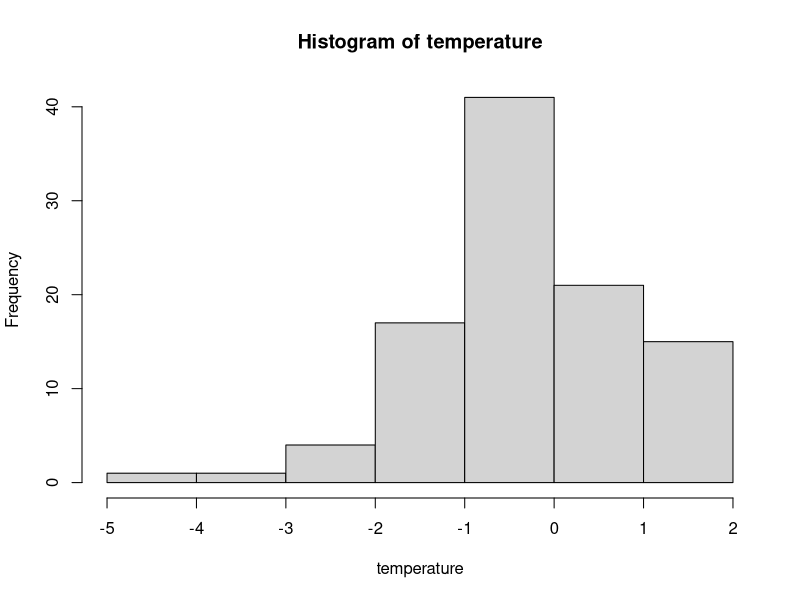
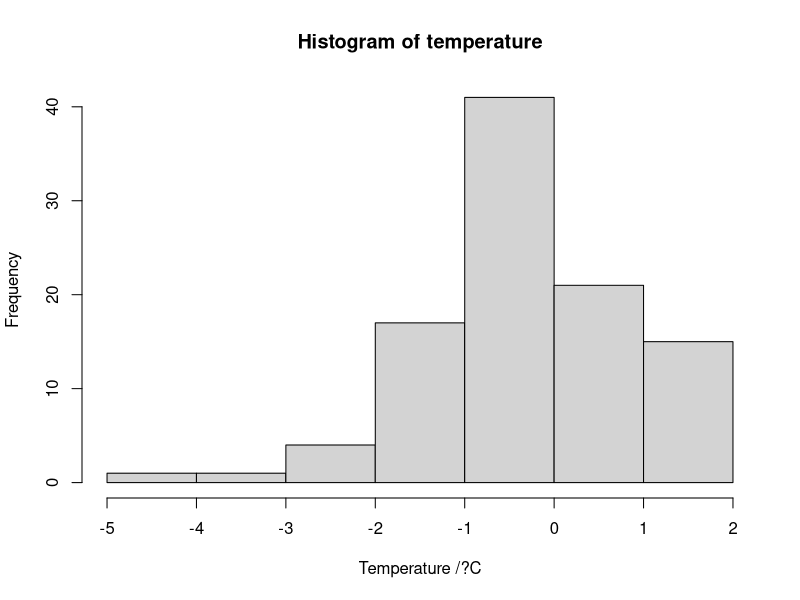
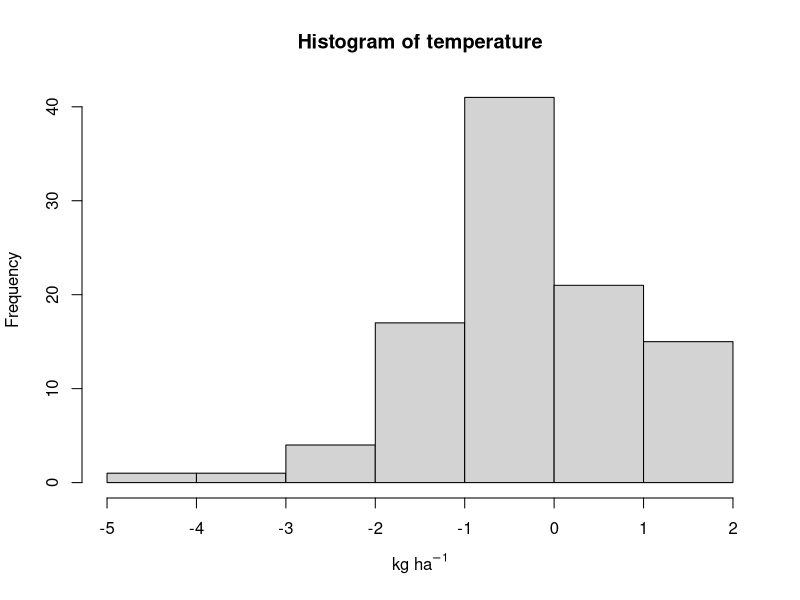
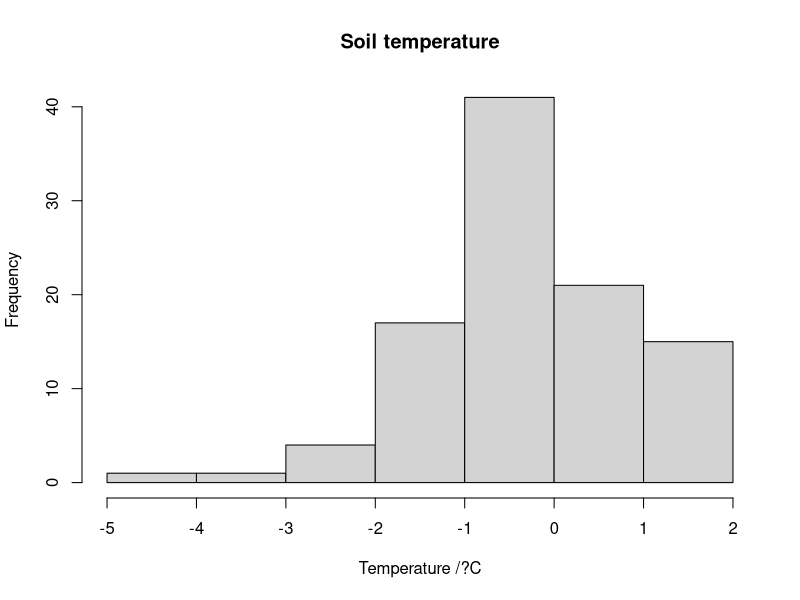
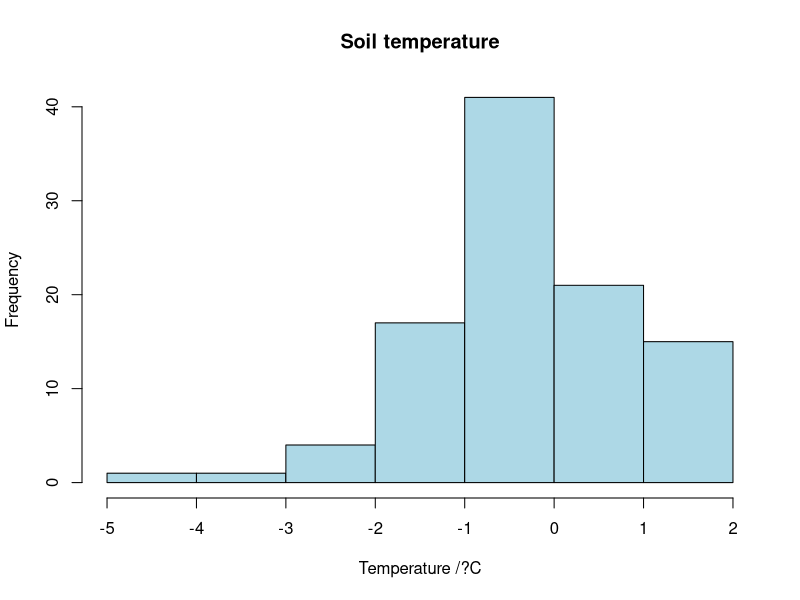
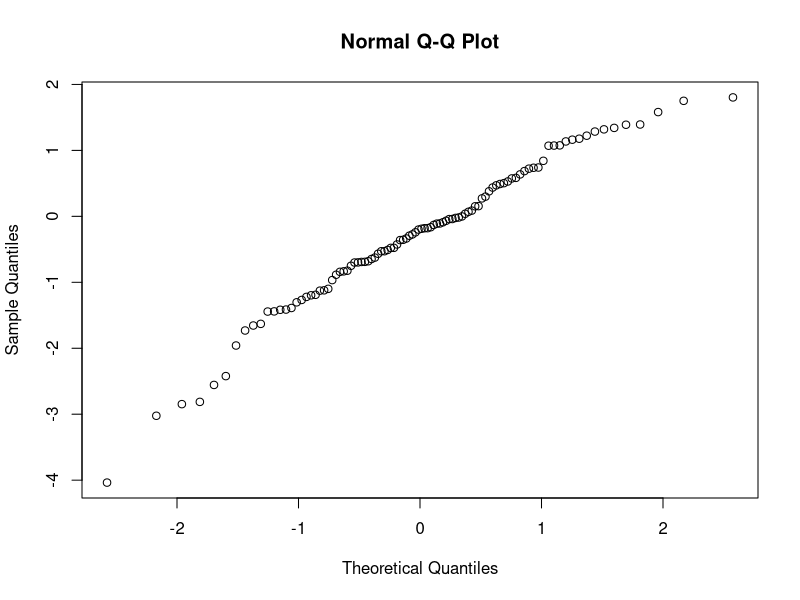
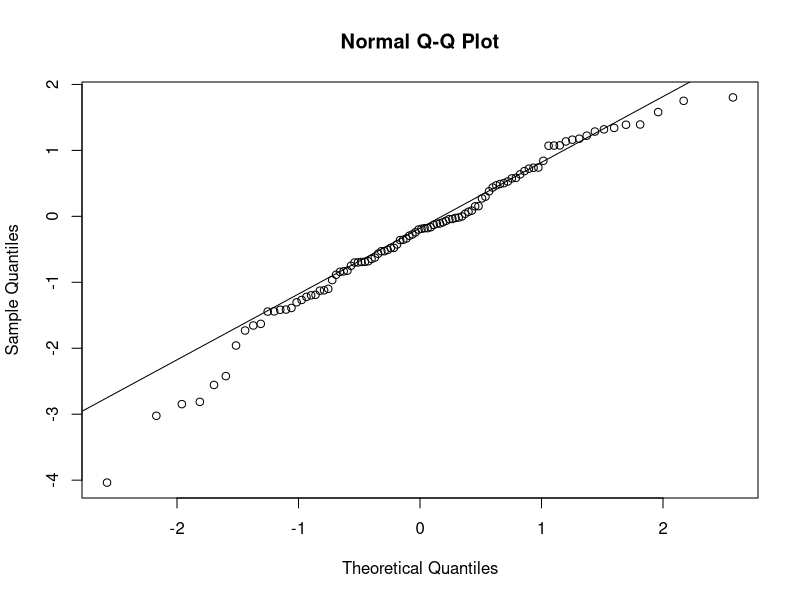
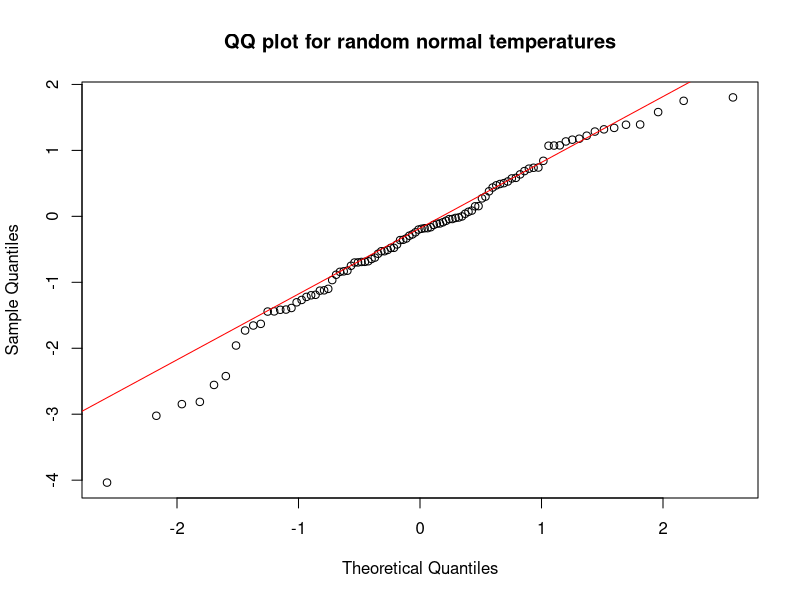

These figures' R source, in order:
## ---- chunk 1
# generates a vector of 100 numbers with mean 0 and standard deviation 1
temperature<-rnorm(100,mean=0,sd=1)   

# explore the data
print(temperature)

#we can use the hist() function to make a histogram of these data 
hist(temperature)
## ---- chunk 2
hist(temperature, xlab="Temperature /?C")  
## ---- chunk 3
hist(temperature, xlab=expression("kg ha"^-1)) 
## ---- chunk 4

hist(temperature, xlab="Temperature /?C", main="Soil temperature")
## ---- chunk 5
colors()
## ---- chunk 6
hist(temperature, 
xlab="Temperature /?C", 
main="Soil temperature", 
col="lightblue")
## ---- chunk 7
qqnorm(temperature)
## ---- chunk 8
qqnorm(temperature)
qqline(temperature)
## ---- chunk 9
qqnorm(temperature,main="QQ plot for random normal temperatures")
qqline(temperature, col="red")
## ---- chunk 10
boxplot(temperature)
## ---- chunk 11
boxplot(temperature, 
ylab="Temperature /?C", 
main="Soil temperature", 
col="lightblue")
## ---- chunk 12
site <- factor(rep(c("Liempe","Domboshava"),each=50))
## ---- chunk 13
boxplot(temperature ~ site )
## ---- chunk 14
Temperature_Data <- data.frame(site = site, 
temperature = temperature) 
## ---- chunk 15

boxplot(temperature~site, data = Temperature_Data)
## ---- chunk 16
boxplot(temperature~site, 
ylab="Temperature /?C", 
xlab="Sampling site", 
main="Soil temperature",
data = Temperature_Data)
## ---- chunk 17
barplot(c(3, 9, 5))
## ---- chunk 18
gender <- sample(c("F", "M"), size = 100, replace = TRUE)

print(gender)
## ---- chunk 19
genderCount <- table(gender)

print(genderCount)
## ---- chunk 20
barplot(genderCount)
## ---- chunk 21
barplot(genderCount, ylab="count", xlab="Gender",col="red",
main="Number of Females and Males")
## ---- chunk 22
ylim=c(0,70)
#

barplot(genderCount,ylim=c(0,70) ,ylab="count", xlab="Gender",
main="Number of Females and Males", col= "red")
## ---- chunk 23
Soil_type <- sample(c("Alfisol", "Oxisol","Vertisol"), 
size = 100, replace = TRUE)
## ---- chunk 24
days<-c(1,2,3,4,5,6,7)

temp<-c(25,28, 30,26,27, 28,26)

# We can plot these two variables to see how temperature varied for different days.

plot(days,temp)
## ---- chunk 25
plot(y=temp, x=days)
## ---- chunk 26
plot(y=temp, x=days,
# x axis label
xlab="day",
# y axis label
ylab="temp",
# title
main="Temperature variations on different days",
# y axis range
ylim=c(24,32),
# x axis range
xlim=c(1,7),
# color
col="red" )
## ---- chunk 27
names(iris)
## ---- chunk 28
iris[,"Sepal.Length"] # notice the subsetting!
## ---- chunk 29
hist(iris[,"Sepal.Length"])
## ---- chunk 30
plot(y=temp, x=days,xlab="day",
ylab="temp",
main="Temperature variations on different days",
ylim=c(24,32),
xlim=c(1,7),
col="red" ,
pch=17,
)
## ---- chunk 31
plot(y=temp, x=days,xlab="day",
ylab="temp",
main="Temperature variations on different days",
ylim=c(24,32),
xlim=c(1,7),
col="red" ,
pch=23,
bg="blue"
)
## ---- chunk 32
plot(y=temp, x=days,xlab="day",
ylab="temp",
main="Temperature variations on different days",
ylim=c(24,32),
xlim=c(1,7),
col="red" ,
pch=23,
bg="blue",
cex=2
)
## ---- chunk 33
plot(y=temp, x=days,type="l")
## ---- chunk 34
soil_temp<-rnorm(90,20,1)
soil_moisture<-rnorm(90,12,2)
site<-rep(c("liempe","chitedze","domboshava"),30)
data_temp <- data.frame (soil_temp,soil_moisture,site)

head(data_temp)
## ---- chunk 35
# extract liempe data
liempe_data<-data_temp[data_temp$site=="liempe",]
# extract chitedze data
chitedze_data<-data_temp[data_temp$site=="chitedze",]
# extract dombashawa data
domboshava_data<-data_temp[data_temp$site=="domboshava",]
## ---- chunk 36
plot(data_temp$soil_moisture,data_temp$soil_temp,xlab="Soil moisture",
ylab="Soil temperature", xlim=c(8,20) ,type="n")

# Now, add the point from different sites giving them different shapes and color
points(liempe_data$soil_moisture,liempe_data$soil_temp, pch=15, col="red")
points(chitedze_data$soil_moisture,chitedze_data$soil_temp, pch=16, col="green")
points(domboshava_data$soil_moisture,domboshava_data$soil_temp, pch=17, col="blue")
## ---- chunk 37
plot(data_temp$soil_moisture,data_temp$soil_temp,xlab="Soil moisture",
ylab="Soil temperature", xlim=c(8,20) ,type="n")

points(liempe_data$soil_moisture,liempe_data$soil_temp, pch=15, col="red")
points(chitedze_data$soil_moisture,chitedze_data$soil_temp, pch=16, col="green")
points(domboshava_data$soil_moisture,domboshava_data$soil_temp, pch=17, col="blue")

legend("topright", legend = c("Liempe", "Chitedze","Domboshava" ),
pch = c(15,16, 17), col = c("red", "green","blue" ))

## ---- chunk 38

plot(data_temp$soil_moisture,data_temp$soil_temp,xlab="Soil moisture",
ylab="Soil temperature", xlim=c(8,20) ,type="n")

points(liempe_data$soil_moisture,liempe_data$soil_temp, pch=15, col="red")
points(chitedze_data$soil_moisture,chitedze_data$soil_temp, pch=16, col="green")
points(domboshava_data$soil_moisture,domboshava_data$soil_temp, pch=17, col="blue")


legend(16,20, legend = c("Liempe", "Chitedze","Domboshawa" ),
pch = c(15,16, 17), col = c("red", "green","blue" ))

## ---- chunk 39
par(mfrow = c(2, 2))
## ---- chunk 40
par(mfrow = c(2, 2))

x <- rnorm(100)
hist(x)
boxplot(x)
qqnorm(x)
plot(x)

## ---- chunk 41
par(mfrow = c(1, 1))
## ---- chunk 42
par(mar=c(5,5,3,3))  
## ---- chunk 43
par(mfrow=c(2,2)) 
par(mar=c(5,5,3,3))

x <- rnorm(100)
hist(x)
boxplot(x)
qqnorm(x)
plot(x)
## ---- chunk 44
mat <- rbind(1, 2:4)
## ---- chunk 45
x <- rnorm(100)

layout(mat)

hist(x)
boxplot(x)
qqnorm(x)
plot(x)
